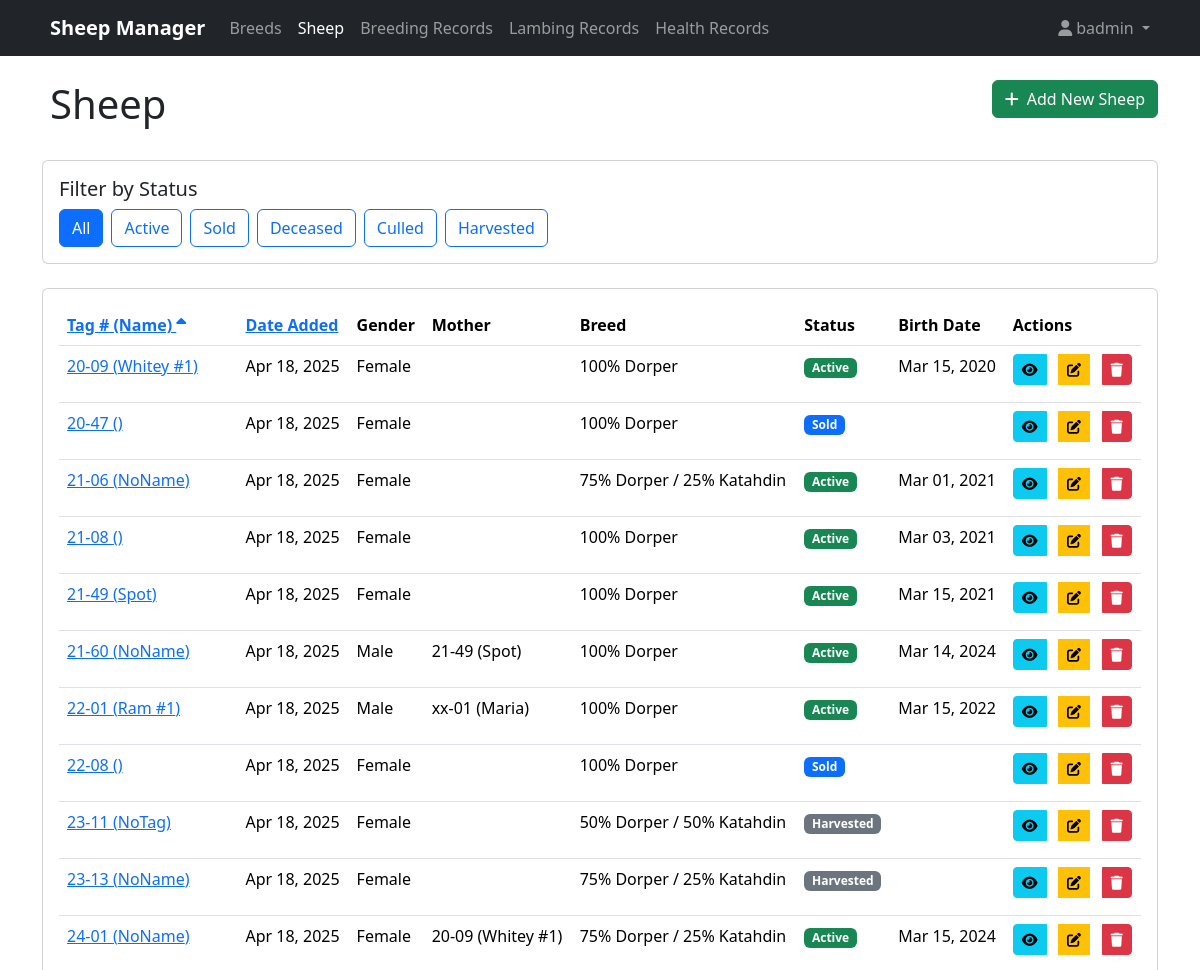
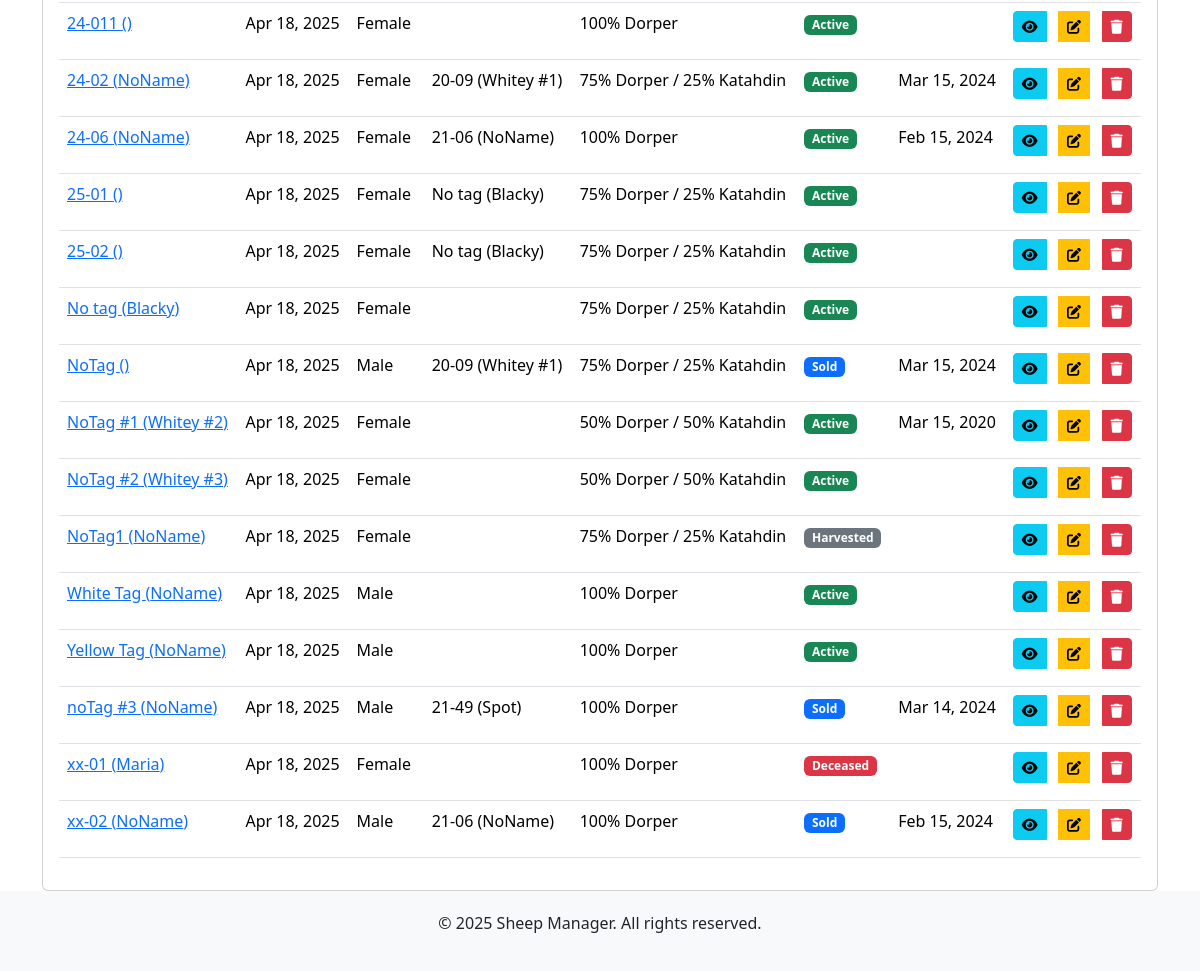
Screenshot of /sheep/sheep/ (signed in) with the database file from the repository (2 pictures, top to bottom).
### sheep/models.py (models this page shows, shortened)
class Sheep(models.Model):
    GENDER_CHOICES = [
        ('M', 'Male'),
        ('F', 'Female'),
    ]
    STATUS_CHOICES = [
        ('ACTIVE', 'Active'),
        ('SOLD', 'Sold'),
        ('DECEASED', 'Deceased'),
        ('CULLED', 'Culled'),
        ('HARVESTED', 'Harvested')
    ]
    UDDER_CHOICES = [
        ('GOOD', 'Good'),
        ('FAIR', 'Fair'),
        ('POOR', 'Poor'),
        ('POOR MILKER', 'Poor Milker'),
        ('GOOD MILKER', 'Good Milker')
    ]
    FEET_CHOICES = [
        ('GOOD', 'Good'),
        ('FAIR', 'Fair'),
        ('POOR', 'Poor'),
    ]
    BODY_CHOICES = [
        ('GOOD', 'Good'),
        ('FAIR', 'Fair'),
        ('POOR', 'Poor'),
        ('THIN', 'Thin'),
        ('SLOW GROWTH', 'Slow Growth'),
        ('FAST GROWTH', 'Fast Growth')
    ]
    tag_number = models.CharField(max_length=50, unique=True)
    name = models.CharField(max_length=100, blank=True)
    uuid = models.UUIDField(default=uuid.uuid4, editable=False, unique=True)
    gender = models.CharField(max_length=1, choices=GENDER_CHOICES)
    date_of_birth = models.DateField(blank=True, null=True)
    breed = models.ForeignKey(Breed, on_delete=models.PROTECT, related_name='sheep')
    weight_birth = models.DecimalField(max_digits=5, decimal_places=2, null=True, blank=True, help_text="Weight at birth in lb")
    weight_current = models.DecimalField(max_digits=5, decimal_places=2, null=True, blank=True, help_text="Current weight in lb")
    color = models.CharField(max_length=100, blank=True)
    markings = models.TextField(blank=True)
    primary_image = models.ImageField(upload_to=sheep_image_path, null=True, blank=True, help_text="Main profile image of the sheep")
    additional_images = models.ManyToManyField('SheepImage', blank=True, related_name='sheep_additional')
    mother = models.ForeignKey('self', null=True, blank=True, on_delete=models.SET_NULL, related_name='offspring_as_mother')
    father = models.ForeignKey('self', null=True, blank=True, on_delete=models.SET_NULL, related_name='offspring_as_father')
    birth_record = models.ForeignKey('LambingRecord', null=True, blank=True, on_delete=models.SET_NULL, related_name='lambs')
    status = models.CharField(max_length=20, choices=STATUS_CHOICES, default='ACTIVE')
    date_acquired = models.DateField(null=True, blank=True)
    date_removed = models.DateField(null=True, blank=True)
    removal_reason = models.TextField(blank=True)
    cull_candidate = models.BooleanField(default=False)
    cull_date = models.DateField(null=True, blank=True)
    cull_reason = models.TextField(blank=True)
    bottle_lamb = models.BooleanField(default=False)
    bottle_lamb_reason = models.TextField(blank=True)
    body_type = models.CharField(max_length=20, choices=BODY_CHOICES, default='GOOD')
    udder_type = models.CharField(max_length=20, choices=UDDER_CHOICES, default='GOOD')
    feet_type = models.CharField(max_length=20, choices=FEET_CHOICES, default='GOOD')
    notes = models.TextField(blank=True)
    created_at = models.DateTimeField(default=timezone.now)
    updated_at = models.DateTimeField(default=timezone.now)
    class Meta:
        verbose_name_plural = "sheep"
        indexes = [
            models.Index(fields=['tag_number']),
            models.Index(fields=['status']),
        ]

class Breed(models.Model):
    name = models.CharField(max_length=100, default='Dorper', unique=True)
    description = models.TextField(blank=True)

### sheep/views.py (the view)
# urls.py: path('sheep/', views.SheepListView.as_view(), name='sheep-list'),
class SheepListView(LoginRequiredMixin, ListView):
    model = Sheep
    template_name = 'sheep/sheep_list.html'
    context_object_name = 'sheep_list'
    ordering = ['tag_number']
    def get_queryset(self):
        queryset = super().get_queryset()
        status_filter = self.request.GET.get('status')
        if status_filter:
            queryset = queryset.filter(status=status_filter)
        sort_param = self.request.GET.get('sort')
        if sort_param in ['tag_number', '-tag_number', 'created_at', '-created_at']:
            queryset = queryset.order_by(sort_param)
        return queryset
    def get_context_data(self, **kwargs):
        context = super().get_context_data(**kwargs)
        context['status_choices'] = Sheep.STATUS_CHOICES
        context['current_status'] = self.request.GET.get('status', '')
        sort_param = self.request.GET.get('sort', '')
        if sort_param.startswith('-'):
            context['current_sort'] = sort_param[1:]
            context['current_sort_dir'] = 'desc'
        elif sort_param:
            context['current_sort'] = sort_param
            context['current_sort_dir'] = 'asc'
        else:
            context['current_sort'] = 'tag_number'
            context['current_sort_dir'] = 'asc'
        return context

### sheep/templates/sheep/sheep_list.html (shortened to what this page needs)
{% extends 'base.html' %}
{% block content %}
<div class="row mb-4">
    <div class="col-md-8">
        <h1>Sheep</h1>
    </div>
    <div class="col-md-4 text-end">
        <a href="{% url 'sheep-create' %}" class="btn btn-success">
            <i class="fas fa-plus me-2"></i>Add New Sheep
        </a>
    </div>
</div>
<div class="card mb-4">
    <div class="card-body">
        <h5 class="card-title">Filter by Status</h5>
        <div class="d-flex flex-wrap gap-2">
            <a href="{% url 'sheep-list' %}" class="btn {% if not current_status %}btn-primary{% else %}btn-outline-primary{% endif %}">
                All
            </a>
            {% for status_code, status_label in status_choices %}
                <a href="{% url 'sheep-list' %}?status={{ status_code }}"
                   class="btn {% if current_status == status_code %}btn-primary{% else %}btn-outline-primary{% endif %}">
                    {{ status_label }}
                </a>
            {% endfor %}
        </div>
    </div>
</div>
<div class="card">
    <div class="card-body">
        {% if sheep_list %}
            <div class="table-responsive">
                <table class="table table-hover">
                    <thead>
                        <tr>
                            <th>
                                <a href="?{% if current_status %}status={{ current_status }}&amp;{% endif %}sort={% if current_sort == 'tag_number' and current_sort_dir == 'asc' %}-tag_number{% else %}tag_number{% endif %}">
                                    Tag # (Name)
                                    {% if current_sort == 'tag_number' %}
                                        {% if current_sort_dir == 'asc' %}
                                            <i class="fas fa-sort-up"></i>
                                        {% else %}
                                            <i class="fas fa-sort-down"></i>
                                        {% endif %}
                                    {% endif %}
                                </a>
                            </th>
                            <th>
                                <a href="?{% if current_status %}status={{ current_status }}&amp;{% endif %}sort={% if current_sort == 'created_at' and current_sort_dir == 'asc' %}-created_at{% else %}created_at{% endif %}">
                                    Date Added
                                </a>
                            </th>
                            <th>Gender</th>
                            <th>Mother</th>
                            <th>Breed</th>
                            <th>Status</th>
                            <th>Birth Date</th>
                            <th>Actions</th>
                        </tr>
                    </thead>
                    <tbody>
                        {% for sheep in sheep_list %}
                            <tr>
                                <td><a href="{% url 'sheep-detail' sheep.id %}">{{ sheep.tag_number }} ({{ sheep.name|default:"" }})</a></p></td>
                                <td>{{ sheep.created_at|date:"M d, Y" }}</td>
                                <td>{{ sheep.get_gender_display }}</td>
                                <td>{% if sheep.mother %}{{ sheep.mother.tag_number }} ({{ sheep.mother.name|default:"" }}){% endif %}</td>
                                <td>{{ sheep.breed.name }}</td>
                                <td>
                                    <span class="badge {% if sheep.status == 'ACTIVE' %}bg-success
                                                       {% elif sheep.status == 'SOLD' %}bg-primary
                                                       {% elif sheep.status == 'DECEASED' %}bg-danger
                                                       {% elif sheep.status == 'CULLED' %}bg-warning
                                                       {% else %}bg-secondary{% endif %}">
                                        {{ sheep.get_status_display }}
                                    </span>
                                </td>
                                <td>{{ sheep.date_of_birth|date:"M d, Y"|default:"" }}</td>
                                <td>
                                    <div class="btn-group" role="group">
                                        <a href="{% url 'sheep-detail' sheep.id %}" class="btn btn-sm btn-info">
                                            <i class="fas fa-eye"></i>
                                        </a>
                                        <a href="{% url 'sheep-update' sheep.id %}" class="btn btn-sm btn-warning">
                                            <i class="fas fa-edit"></i>
                                        </a>
                                        <a href="{% url 'sheep-delete' sheep.id %}" class="btn btn-sm btn-danger">
                                            <i class="fas fa-trash"></i>
                                        </a>
                                    </div>
                                </td>
                            </tr>
                        {% endfor %}
                    </tbody>
                </table>
            </div>
        {% else %}
            <div class="alert alert-info">
                No sheep have been added yet. <a href="{% url 'sheep-create' %}">Add your first sheep</a>.
            </div>
        {% endif %}
    </div>
</div>
{% endblock %}

### sheepflock/templates/base.html (shortened to what this page needs)
<!DOCTYPE html>
<html lang="en">
<head>
    <link href="https://cdn.jsdelivr.net/npm/bootstrap@5.3.2/dist/css/bootstrap.min.css" rel="stylesheet">
    <link rel="stylesheet" href="https://cdnjs.cloudflare.com/ajax/libs/font-awesome/6.4.2/css/all.min.css">
</head>
<body>
    <header>
        <nav class="navbar navbar-expand-lg navbar-dark bg-dark">
            <div class="container">
                <a class="navbar-brand" href="{% url 'home' %}">
                    Sheep Manager
                </a>
                <div class="collapse navbar-collapse" id="navbarNav">
                    <ul class="navbar-nav">
                        <li class="nav-item">
                            <a class="nav-link {% if 'breeds' in request.path %}active{% endif %}" href="{% url 'breed-list' %}">Breeds</a>
                        </li>
                        <li class="nav-item">
                            <a class="nav-link {% if 'sheep/' in request.path %}active{% endif %}" href="{% url 'sheep-list' %}">Sheep</a>
                        </li>
                        <li class="nav-item">
                            <a class="nav-link {% if 'breeding/' in request.path %}active{% endif %}" href="{% url 'breeding-record-list' %}">Breeding Records</a>
                        </li>
                        <li class="nav-item">
                            <a class="nav-link {% if 'lambing/' in request.path %}active{% endif %}" href="{% url 'lambing-record-list' %}">Lambing Records</a>
                        </li>
                        <li class="nav-item">
                            <a class="nav-link {% if 'health/' in request.path %}active{% endif %}" href="{% url 'health-record-list' %}">Health Records</a>
                        </li>
                    </ul>
                    <ul class="navbar-nav ms-auto">
                        {% if user.is_authenticated %}
                            <li class="nav-item dropdown">
                                <a class="nav-link dropdown-toggle" href="#" id="userDropdown" role="button" data-bs-toggle="dropdown" aria-expanded="false">
                                    <i class="fas fa-user me-1"></i>{{ user.username }}
                                </a>
                            </li>
                        {% else %}
                            <li class="nav-item">
                                <a class="nav-link" href="{% url 'login' %}">Login</a>
                            </li>
                        {% endif %}
                    </ul>
                </div>
            </div>
        </nav>
    </header>
    <main class="container mt-4">
        {% block content %}{% endblock %}
    </main>
    <footer class="footer mt-auto">
        <div class="container">
            <p>&copy; {% now "Y" %} Sheep Manager. All rights reserved.</p>
        </div>
    </footer>
</body>
</html>

### sheepflock/templates/base.html (style rules this page uses)
.navbar-brand { font-weight: bold; }
.footer { margin-top: 50px; padding: 20px 0; background-color: #f8f9fa; text-align: center; }

### rows the page displays
Sheep: tag_number "20-09", name "Whitey #1", created_at "Apr 18, 2025", gender "Female", breed.name "100% Dorper", status "Active", date_of_birth "Mar 15, 2020"
Sheep: tag_number "20-47", created_at "Apr 18, 2025", gender "Female", breed.name "100% Dorper", status "Sold"
Sheep: tag_number "21-06", name "NoName", created_at "Apr 18, 2025", gender "Female", breed.name "75% Dorper / 25% Katahdin", status "Active", date_of_birth "Mar 01, 2021"
Sheep: tag_number "21-08", created_at "Apr 18, 2025", gender "Female", breed.name "100% Dorper", status "Active", date_of_birth "Mar 03, 2021"
Sheep: tag_number "21-49", name "Spot", created_at "Apr 18, 2025", gender "Female", breed.name "100% Dorper", status "Active", date_of_birth "Mar 15, 2021"
Sheep: tag_number "21-60", name "NoName", created_at "Apr 18, 2025", gender "Male", mother.tag_number "21-49", mother.name "Spot", breed.name "100% Dorper", status "Active", date_of_birth "Mar 14, 2024"
Sheep: tag_number "22-01", name "Ram #1", created_at "Apr 18, 2025", gender "Male", mother.tag_number "xx-01", mother.name "Maria", breed.name "100% Dorper", status "Active", date_of_birth "Mar 15, 2022"
Sheep: tag_number "22-08", created_at "Apr 18, 2025", gender "Female", breed.name "100% Dorper", status "Sold"
Sheep: tag_number "23-11", name "NoTag", created_at "Apr 18, 2025", gender "Female", breed.name "50% Dorper / 50% Katahdin", status "Harvested"
Sheep: tag_number "23-13", name "NoName", created_at "Apr 18, 2025", gender "Female", breed.name "75% Dorper / 25% Katahdin", status "Harvested"
Sheep: tag_number "24-01", name "NoName", created_at "Apr 18, 2025", gender "Female", mother.tag_number "20-09", mother.name "Whitey #1", breed.name "75% Dorper / 25% Katahdin", status "Active", date_of_birth "Mar 15, 2024"
Sheep: tag_number "24-011", created_at "Apr 18, 2025", gender "Female", breed.name "100% Dorper", status "Active"
Sheep: tag_number "24-02", name "NoName", created_at "Apr 18, 2025", gender "Female", mother.tag_number "20-09", mother.name "Whitey #1", breed.name "75% Dorper / 25% Katahdin", status "Active", date_of_birth "Mar 15, 2024"
Sheep: tag_number "24-06", name "NoName", created_at "Apr 18, 2025", gender "Female", mother.tag_number "21-06", mother.name "NoName", breed.name "100% Dorper", status "Active", date_of_birth "Feb 15, 2024"
Sheep: tag_number "25-01", created_at "Apr 18, 2025", gender "Female", mother.tag_number "No tag", mother.name "Blacky", breed.name "75% Dorper / 25% Katahdin", status "Active"
Sheep: tag_number "25-02", created_at "Apr 18, 2025", gender "Female", mother.tag_number "No tag", mother.name "Blacky", breed.name "75% Dorper / 25% Katahdin", status "Active"
Sheep: tag_number "No tag", name "Blacky", created_at "Apr 18, 2025", gender "Female", breed.name "75% Dorper / 25% Katahdin", status "Active"
Sheep: tag_number "NoTag", created_at "Apr 18, 2025", gender "Male", mother.tag_number "20-09", mother.name "Whitey #1", breed.name "75% Dorper / 25% Katahdin", status "Sold", date_of_birth "Mar 15, 2024"
Sheep: tag_number "NoTag #1", name "Whitey #2", created_at "Apr 18, 2025", gender "Female", breed.name "50% Dorper / 50% Katahdin", status "Active", date_of_birth "Mar 15, 2020"
Sheep: tag_number "NoTag #2", name "Whitey #3", created_at "Apr 18, 2025", gender "Female", breed.name "50% Dorper / 50% Katahdin", status "Active"
Sheep: tag_number "NoTag1", name "NoName", created_at "Apr 18, 2025", gender "Female", breed.name "75% Dorper / 25% Katahdin", status "Harvested"
Sheep: tag_number "White Tag", name "NoName", created_at "Apr 18, 2025", gender "Male", breed.name "100% Dorper", status "Active"
Sheep: tag_number "Yellow Tag", name "NoName", created_at "Apr 18, 2025", gender "Male", breed.name "100% Dorper", status "Active"
Sheep: tag_number "noTag #3", name "NoName", created_at "Apr 18, 2025", gender "Male", mother.tag_number "21-49", mother.name "Spot", breed.name "100% Dorper", status "Sold", date_of_birth "Mar 14, 2024"
Sheep: tag_number "xx-01", name "Maria", created_at "Apr 18, 2025", gender "Female", breed.name "100% Dorper", status "Deceased"
Sheep: tag_number "xx-02", name "NoName", created_at "Apr 18, 2025", gender "Male", mother.tag_number "21-06", mother.name "NoName", breed.name "100% Dorper", status "Sold", date_of_birth "Feb 15, 2024"

### other values shown
{{ user.username }} "badmin"
{{ status_label }} "Active" "Sold" "Deceased" "Culled" "Harvested"
